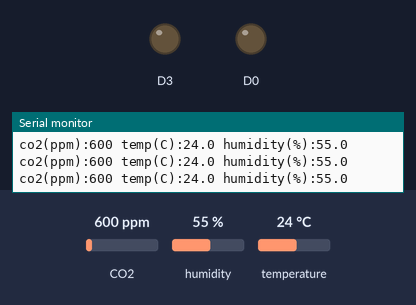
The sketch below on a simulated ESP8266 (NodeMCU). Parts: output pins drawn as LEDs (lit = HIGH), the last lines printed to the serial monitor. The inputs (shaded band) are chosen by the test bench; at power-on: CO2 600 ppm, humidity 55 %, temperature 24 °C.

Above: at 1.2 s.
1.3 s: CO2 set to 1374 ppm
2.8 s: CO2 set to 1444 ppm
At 2.95 s:
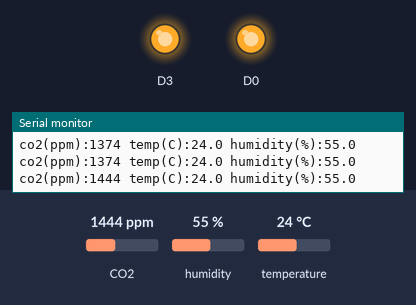
Timing chart, 0 to 11.8 s (numbered marks = the images above; inputs shaded):
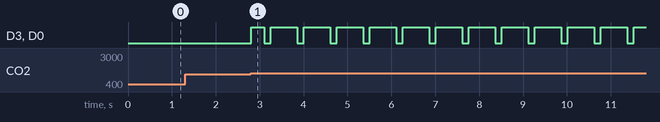

The sketch:

CO2-laser.ino
```cpp
#include <Wire.h>

#include "SparkFun_SCD30_Arduino_Library.h"
SCD30 airSensor;

void setup(){
  Serial.begin(115200);
  Wire.begin();
  pinMode(D0, OUTPUT); pinMode(D3, OUTPUT);
  digitalWrite(D0, LOW); digitalWrite(D3, LOW);
  if (airSensor.begin() == false){
    Serial.println("Air sensor not detected. Please check wiring. Freezing...");
    while (1);
  }
}

void loop(){
  if (airSensor.dataAvailable()){

    int ppm = airSensor.getCO2();
    int temp = airSensor.getTemperature();
    int hum = airSensor.getHumidity();
    Serial.print("co2(ppm):");
    Serial.print(ppm);
    Serial.print(" temp(C):");
    Serial.print(airSensor.getTemperature(), 1);
    Serial.print(" humidity(%):");
    Serial.print(airSensor.getHumidity(), 1);
    if(ppm>1400){
      alarm();
    }
    Serial.println();
  }
}

void alarm(){
  digitalWrite(D0, HIGH); digitalWrite(D3, HIGH);
  delay(300);
  digitalWrite(D0, LOW); digitalWrite(D3, LOW);
  delay(150);
  digitalWrite(D0, HIGH); digitalWrite(D3, HIGH);
  delay(300);
  digitalWrite(D0, LOW); digitalWrite(D3, LOW);
}
```

Measured:
- the behaviour switches between 1400 and 1401 ppm on CO2 (found by bisection; images 0 and 1)
- after the input at 2.8 s, D3, D0: LOW → HIGH at once, then repeats every 0.75 s: LOW 0.15 s, HIGH 0.60 s
